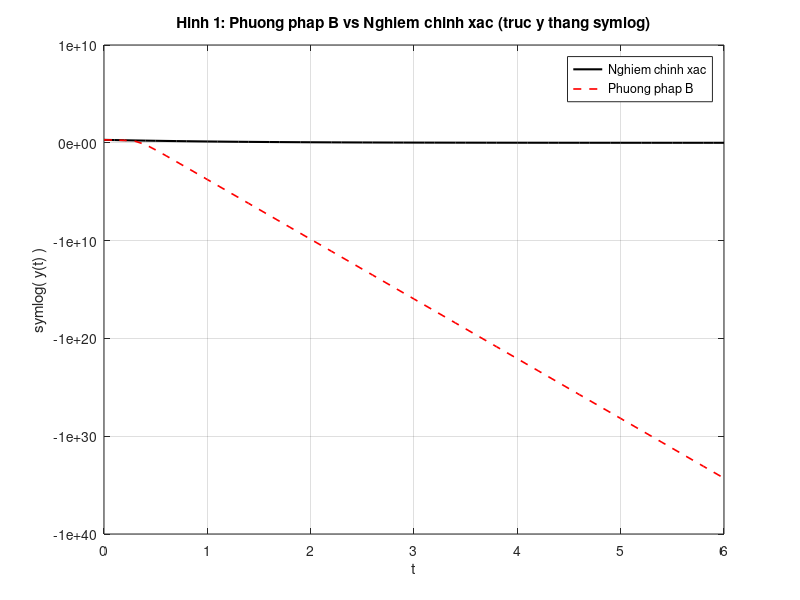
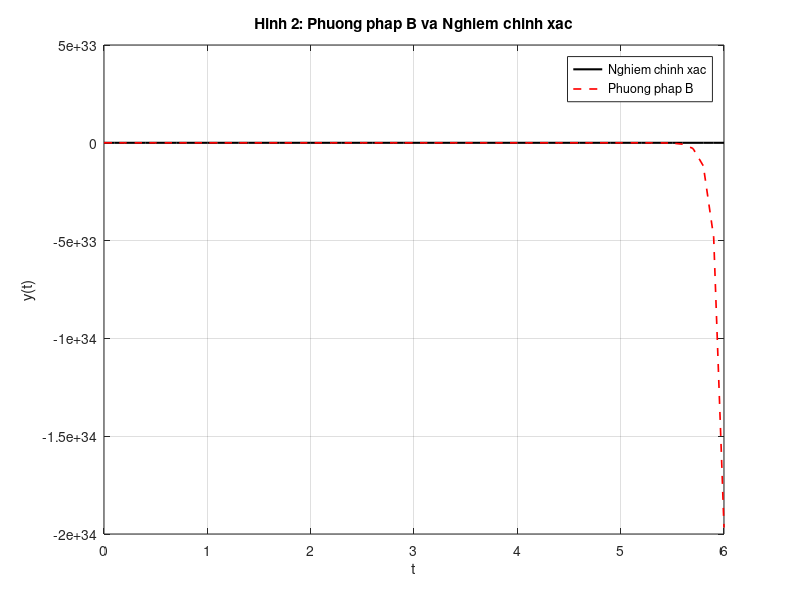
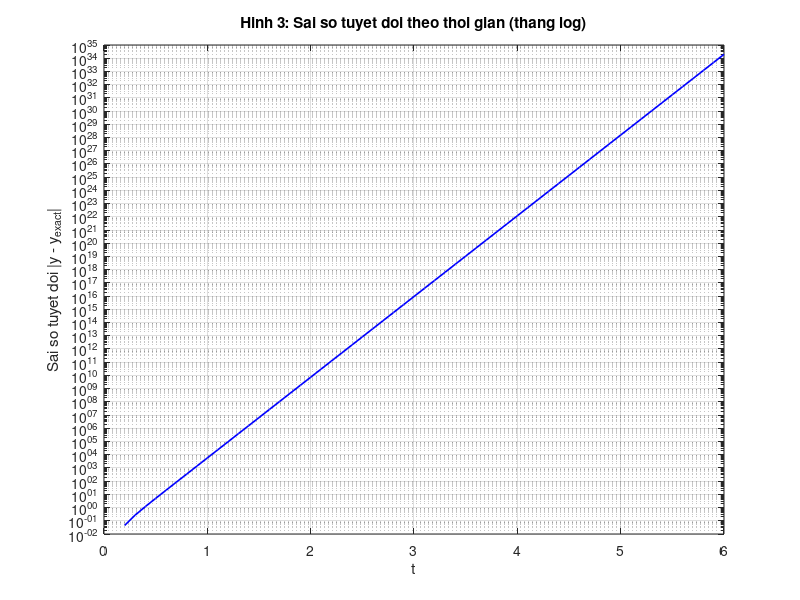

Write the MATLAB code that produced these figures, in order.
% Vi du 2 - Phuong phap B: Y_{n+2} - 4Y_{n+1} + 3Y_n = -2h f_{n+2}
% Phuong phap AN, nhat quan bac 1, nhung nghiem z = 3 pha vo dieu kien nghiem.
% Trich tu Chuong 4 cua bao cao; ban Python tuong duong:
%   python code/experiments/ex02_method_b.py

clear; clc; close all;

% Thiet lap bai toan
f       = @(t, y) -y;          
y_exact = @(t) exp(-t);       
t0 = 0;
T  = 6;                       
h  = 0.1;                     
N  = round((T - t0) / h);
t  = t0 + (0:N) * h;

% Khoi tao
y = zeros(1, N + 1);
y(1) = y_exact(t(1));   % y0
y(2) = y_exact(t(2));   % y1

% Phuong phap B
for n = 1:(N - 1)
    y(n+2) = (4*y(n+1) - 3*y(n)) / (1 - 2*h);
end

% Nghiem chinh xac va sai so
yex = y_exact(t);
err = abs(y - yex);

% ---- In bang ket qua tai mot so moc thoi gian ----
moc = [0.0, 0.5, 1.0, 2.0, 4.0, 6.0];
fprintf('%8s %18s %18s %14s\n', 't', 'Nghiem chinh xac', 'Phuong phap', 'Sai so');
for k = 1:length(moc)
    [~, idx] = min(abs(t - moc(k)));
    fprintf('%8.1f %18.6e %18.6e %14.3e\n', t(idx), yex(idx), y(idx), err(idx));
end

thresh = 1;
symlog = @(x) sign(x) .* log10(1 + abs(x) / thresh);

% ---- Do thi ----

% Hinh 1: Thang symlog
figure(1);
plot(t, symlog(yex), 'k-', 'LineWidth', 1.5); hold on;
plot(t, symlog(y),   'r--', 'LineWidth', 1.2);
legend('Nghiem chinh xac', 'Phuong phap B', 'Location', 'best');
xlabel('t'); ylabel('symlog( y(t) )');
title('Hinh 1: Phuong phap B vs Nghiem chinh xac (truc y thang symlog)');
grid on;

% Ve lai nhan truc tung theo gia tri that (chi de doc so, khong anh huong tinh toan)
yt = get(gca, 'YTick');
yticklabels_real = arrayfun(@(v) sprintf('%.0e', sign(v)*(10^abs(v)-1)*thresh), yt, 'UniformOutput', false);
set(gca, 'YTickLabel', yticklabels_real);

% Hinh 2: Thang binh thuong
figure(2);
plot(t, yex, 'k-', 'LineWidth', 1.5); hold on;
plot(t, y,   'r--', 'LineWidth', 1.2);
legend('Nghiem chinh xac', 'Phuong phap B', 'Location', 'best');
xlabel('t'); ylabel('y(t)');
title('Hinh 2: Phuong phap B va Nghiem chinh xac');
grid on;

% Hinh 3: Thang log cho sai so
figure(3);
semilogy(t, err, 'b-', 'LineWidth', 1.2);
xlabel('t'); ylabel('Sai so tuyet doi |y - y_{exact}|');
title('Hinh 3: Sai so tuyet doi theo thoi gian (thang log)');
grid on;
